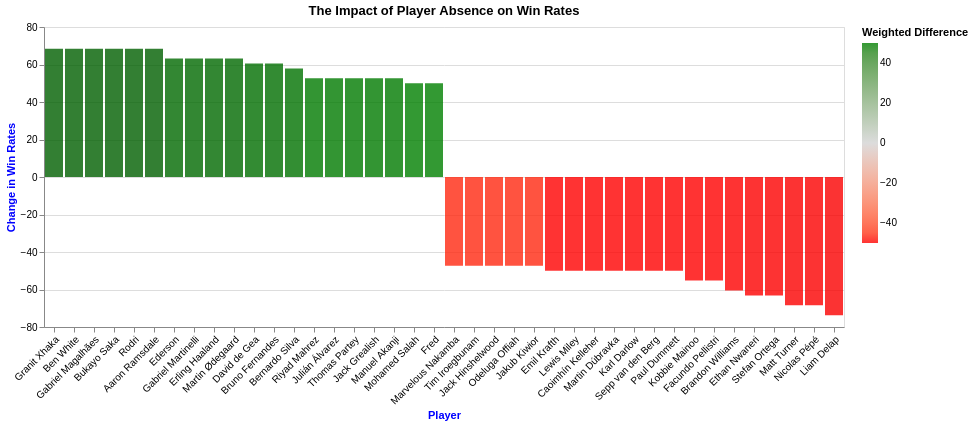

The code cell stored with this chart in its notebook:
### Markdown cell above
## Query 4 Visualisation: Impact of Injury on Win Rates

**BAR CHART:** Visualisation of the top and bottom 20 players based on win ratios. This shows the players whose absense had the biggest and least impact on their teams team win rate.

### Code cell
# There are 545 players and graphing all of these would not be logical 
# This sort the dataframe based on the weighted difference and then finds the top and bottom players 
df_sorted = winratio_df.sort_values(by='Weighted Difference', ascending=False)
top_20 = df_sorted.head(20)
bottom_20 = df_sorted.tail(20)

# stores the top and bttom 20 players to a new df
sorted_winratio_df = pd.concat([top_20, bottom_20])
winratio_df.reset_index(drop=True, inplace=True)


# Creates a bar chart using this sorted winratio_df
sorted_winratio_chart = alt.Chart(sorted_winratio_df).mark_bar(
    opacity=0.8  # Bar opacity
).encode(
    x=alt.X('Player:N', sort='-y', title='Player', axis=alt.Axis(labelAngle=-45)),
    y=alt.Y('Weighted Difference:Q', title='Change in Win Rates'),
    color=alt.Color('Weighted Difference:Q', 
                      scale=alt.Scale(domain=[-50, 0, 50], 
                                        range=['red', 'lightgray', 'green'])),
    tooltip=['Player:N', 'Weighted Difference:Q']
).configure_axis(
    labelColor='black',  # Axis label color
    titleColor='blue'  # Axis title color
).properties(
    title='The Impact of Player Absence on Win Rates'
)


sorted_winratio_chart

### Figure 1 — Vega-Lite specification as saved in the notebook (floating-point values rounded to 4 significant figures)
{"config": {"view": {"continuousWidth": 300, "continuousHeight": 300}, "axis": {"labelColor": "black", "titleColor": "blue"}}, "data": {"name": "data-e70f62aea46c05d8ad6726e5ff7562e1"}, "mark": {"type": "bar", "opacity": 0.8}, "encoding": {"color": {"field": "Weighted Difference", "scale": {"domain": [-50, 0, 50], "range": ["red", "lightgray", "green"]}, "type": "quantitative"}, "tooltip": [{"field": "Player", "type": "nominal"}, {"field": "Weighted Difference", "type": "quantitative"}], "x": {"axis": {"labelAngle": -45}, "field": "Player", "sort": "-y", "title": "Player", "type": "nominal"}, "y": {"field": "Weighted Difference", "title": "Change in Win Rates", "type": "quantitative"}}, "title": "The Impact of Player Absence on Win Rates", "$schema": "https://vega.github.io/schema/vega-lite/v5.14.1.json", "datasets": {"data-e70f62aea46c05d8ad6726e5ff7562e1": [{"Player": "Granit Xhaka", "Playing Win Ratio (%)": 70.27, "Not Playing Win Ratio (%)": 0.0, "Matches Played": 37, "Games Missed": 1, "Weighted Difference": 68.42}, {"Player": "Ben White", "Playing Win Ratio (%)": 68.42, "Not Playing Win Ratio (%)": 0.0, "Matches Played": 38, "Games Missed": 0, "Weighted Difference": 68.42}, {"Player": "Gabriel Magalhães", "Playing Win Ratio (%)": 68.42, "Not Playing Win Ratio (%)": 0.0, "Matches Played": 38, "Games Missed": 0, "Weighted Difference": 68.42}, {"Player": "Bukayo Saka", "Playing Win Ratio (%)": 68.42, "Not Playing Win Ratio (%)": 0.0, "Matches Played": 38, "Games Missed": 0, "Weighted Difference": 68.42}, {"Player": "Rodri", "Playing Win Ratio (%)": 75.0, "Not Playing Win Ratio (%)": 50.0, "Matches Played": 36, "Games Missed": 2, "Weighted Difference": 68.42}, {"Player": "Aaron Ramsdale", "Playing Win Ratio (%)": 68.42, "Not Playing Win Ratio (%)": 0.0, "Matches Played": 38, "Games Missed": 0, "Weighted Difference": 68.42}, {"Player": "Ederson", "Playing Win Ratio (%)": 74.29, "Not Playing Win Ratio (%)": 66.67, "Matches Played": 35, "Games Missed": 3, "Weighted Difference": 63.16}, {"Player": "Gabriel Martinelli", "Playing Win Ratio (%)": 69.44, "Not Playing Win Ratio (%)": 50.0, "Matches Played": 36, "Games Missed": 2, "Weighted Difference": 63.16}, {"Player": "Erling Haaland", "Playing Win Ratio (%)": 74.29, "Not Playing Win Ratio (%)": 66.67, "Matches Played": 35, "Games Missed": 3, "Weighted Difference": 63.16}, {"Player": "Martin Ødegaard", "Playing Win Ratio (%)": 67.57, "Not Playing Win Ratio (%)": 100.0, "Matches Played": 37, "Games Missed": 1, "Weighted Difference": 63.16}, {"Player": "David de Gea", "Playing Win Ratio (%)": 60.53, "Not Playing Win Ratio (%)": 0.0, "Matches Played": 38, "Games Missed": 0, "Weighted Difference": 60.53}, {"Player": "Bruno Fernandes", "Playing Win Ratio (%)": 62.16, "Not Playing Win Ratio (%)": 0.0, "Matches Played": 37, "Games Missed": 1, "Weighted Difference": 60.53}, {"Player": "Bernardo Silva", "Playing Win Ratio (%)": 73.53, "Not Playing Win Ratio (%)": 75.0, "Matches Played": 34, "Games Missed": 4, "Weighted Difference": 57.89}, {"Player": "Riyad Mahrez", "Playing Win Ratio (%)": 80.0, "Not Playing Win Ratio (%)": 50.0, "Matches Played": 30, "Games Missed": 8, "Weighted Difference": 52.63}, {"Player": "Julián Álvarez", "Playing Win Ratio (%)": 77.42, "Not Playing Win Ratio (%)": 57.14, "Matches Played": 31, "Games Missed": 7, "Weighted Difference": 52.63}, {"Player": "Thomas Partey", "Playing Win Ratio (%)": 69.7, "Not Playing Win Ratio (%)": 60.0, "Matches Played": 33, "Games Missed": 5, "Weighted Difference": 52.63}, {"Player": "Jack Grealish", "Playing Win Ratio (%)": 85.71, "Not Playing Win Ratio (%)": 40.0, "Matches Played": 28, "Games Missed": 10, "Weighted Difference": 52.63}, {"Player": "Manuel Akanji", "Playing Win Ratio (%)": 82.76, "Not Playing Win Ratio (%)": 44.44, "Matches Played": 29, "Games Missed": 9, "Weighted Difference": 52.63}, {"Player": "Mohamed Salah", "Playing Win Ratio (%)": 50.0, "Not Playing Win Ratio (%)": 0.0, "Matches Played": 38, "Games Missed": 0, "Weighted Difference": 50.0}, {"Player": "Fred", "Playing Win Ratio (%)": 60.0, "Not Playing Win Ratio (%)": 66.67, "Matches Played": 35, "Games Missed": 3, "Weighted Difference": 50.0}, {"Player": "Marvelous Nakamba", "Playing Win Ratio (%)": 0.0, "Not Playing Win Ratio (%)": 47.37, "Matches Played": 0, "Games Missed": 38, "Weighted Difference": -47.37}, {"Player": "Tim Iroegbunam", "Playing Win Ratio (%)": 0.0, "Not Playing Win Ratio (%)": 47.37, "Matches Played": 0, "Games Missed": 38, "Weighted Difference": -47.37}, {"Player": "Jack Hinshelwood", "Playing Win Ratio (%)": 0.0, "Not Playing Win Ratio (%)": 48.65, "Matches Played": 1, "Games Missed": 37, "Weighted Difference": -47.37}, {"Player": "Odeluga Offiah", "Playing Win Ratio (%)": 0.0, "Not Playing Win Ratio (%)": 50.0, "Matches Played": 2, "Games Missed": 36, "Weighted Difference": -47.37}, {"Player": "Jakub Kiwior", "Playing Win Ratio (%)": 57.14, "Not Playing Win Ratio (%)": 70.97, "Matches Played": 7, "Games Missed": 31, "Weighted Difference": -47.37}, {"Player": "Emil Krafth", "Playing Win Ratio (%)": 0.0, "Not Playing Win Ratio (%)": 51.35, "Matches Played": 1, "Games Missed": 37, "Weighted Difference": -50.0}, {"Player": "Lewis Miley", "Playing Win Ratio (%)": 0.0, "Not Playing Win Ratio (%)": 51.35, "Matches Played": 1, "Games Missed": 37, "Weighted Difference": -50.0}, {"Player": "Caoimhín Kelleher", "Playing Win Ratio (%)": 0.0, "Not Playing Win Ratio (%)": 51.35, "Matches Played": 1, "Games Missed": 37, "Weighted Difference": -50.0}, {"Player": "Martin Dúbravka", "Playing Win Ratio (%)": 0.0, "Not Playing Win Ratio (%)": 52.78, "Matches Played": 2, "Games Missed": 36, "Weighted Difference": -50.0}, {"Player": "Karl Darlow", "Playing Win Ratio (%)": 0.0, "Not Playing Win Ratio (%)": 50.0, "Matches Played": 0, "Games Missed": 38, "Weighted Difference": -50.0}, {"Player": "Sepp van den Berg", "Playing Win Ratio (%)": 0.0, "Not Playing Win Ratio (%)": 50.0, "Matches Played": 0, "Games Missed": 38, "Weighted Difference": -50.0}, {"Player": "Paul Dummett", "Playing Win Ratio (%)": 0.0, "Not Playing Win Ratio (%)": 50.0, "Matches Played": 0, "Games Missed": 38, "Weighted Difference": -50.0}, {"Player": "Kobbie Mainoo", "Playing Win Ratio (%)": 100.0, "Not Playing Win Ratio (%)": 59.46, "Matches Played": 1, "Games Missed": 37, "Weighted Difference": -55.26}, {"Player": "Facundo Pellistri", "Playing Win Ratio (%)": 25.0, "Not Playing Win Ratio (%)": 64.71, "Matches Played": 4, "Games Missed": 34, "Weighted Difference": -55.26}, {"Player": "Brandon Williams", "Playing Win Ratio (%)": 0.0, "Not Playing Win Ratio (%)": 60.53, "Matches Played": 0, "Games Missed": 38, "Weighted Difference": -60.53}, {"Player": "Ethan Nwaneri", "Playing Win Ratio (%)": 100.0, "Not Playing Win Ratio (%)": 67.57, "Matches Played": 1, "Games Missed": 37, "Weighted Difference": -63.16}, {"Player": "Stefan Ortega", "Playing Win Ratio (%)": 66.67, "Not Playing Win Ratio (%)": 74.29, "Matches Played": 3, "Games Missed": 35, "Weighted Difference": -63.16}, {"Player": "Matt Turner", "Playing Win Ratio (%)": 0.0, "Not Playing Win Ratio (%)": 68.42, "Matches Played": 0, "Games Missed": 38, "Weighted Difference": -68.42}, {"Player": "Nicolas Pépé", "Playing Win Ratio (%)": 0.0, "Not Playing Win Ratio (%)": 68.42, "Matches Played": 0, "Games Missed": 38, "Weighted Difference": -68.42}, {"Player": "Liam Delap", "Playing Win Ratio (%)": 0.0, "Not Playing Win Ratio (%)": 73.68, "Matches Played": 0, "Games Missed": 38, "Weighted Difference": -73.68}]}}
